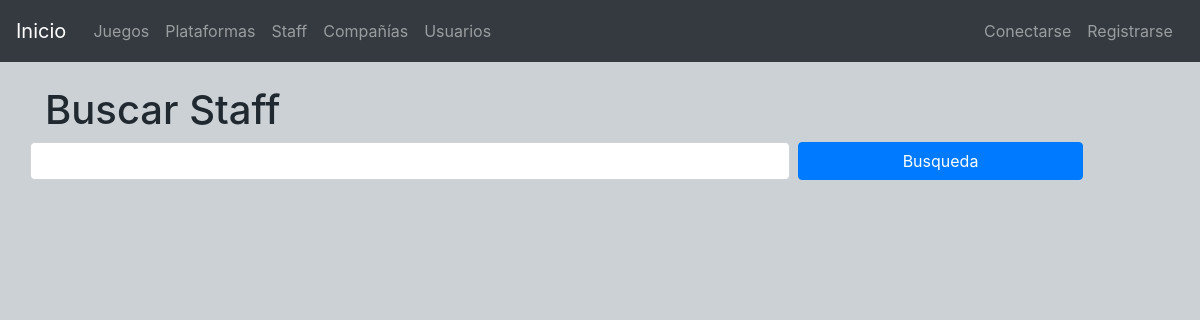
The app's page /pages/listadoStaff.php, older data.
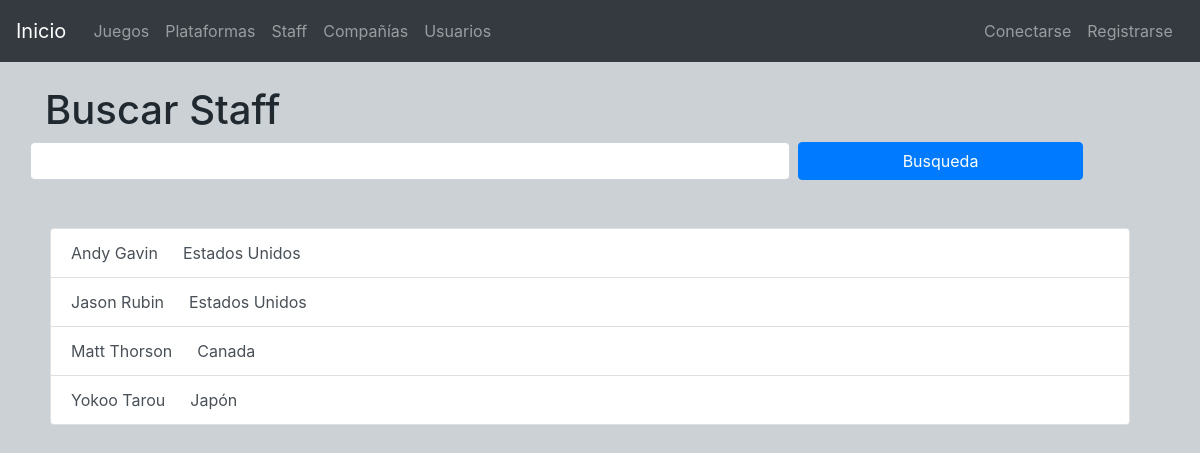
The same page, newer data.
### tables this page shows
CREATE TABLE `personas` (
  `ID` int(6) NOT NULL,
  `NOMBRE` varchar(100) NOT NULL,
  `NACIONALIDAD` varchar(40) DEFAULT NULL,
  `GENERO` varchar(10) DEFAULT NULL,
  `DESCRIPCION` text,
  `ENLACE` varchar(100) DEFAULT NULL,
  `ACTIVO` tinyint(1) NOT NULL
);

### servidor/bbdd.php (called while the page is built, shortened)
<?php
function connectDB()
{
    try
    {
        $opc=array(PDO::MYSQL_ATTR_INIT_COMMAND => "SET NAMES utf8", PDO::ATTR_ERRMODE => PDO::ERRMODE_EXCEPTION);
        $dsn="mysql:host=localhost;dbname=videojuegos";
        $usuario="root";
        $contrasena="";
        $base=new PDO($dsn,$usuario,$contrasena,$opc);
    }
    catch (PDOException $e)
    {
        die ("Error".$e->getMessage());
        $resultado=null;
    }
    return $base;
}
?>

### modelo/listadoStaff.php (called while the page is built, shortened)
<?php
class ListaStaff
{
    private $numTotal;
    public $numResultados = 9;
    public $pages;
    function __construct()
    {
        $this->getNumeroPersonas();
        $this->pages = new Paginator($this->numResultados, "p");
        $this->pages->set_total($this->numTotal);
    }
    public function getListadoPersonas()
    {
        $this->miconexion=connectDB();
        $sql="SELECT id, nombre, nacionalidad from personas where ACTIVO=1 order by nombre ".$this->pages->get_limit();
        $select=$this->miconexion->prepare($sql);
        $select->execute();
        return $select->fetchAll(PDO::FETCH_ASSOC);
    }
    private function getNumeroPersonas()
    {
        $this->miconexion=connectDB();
        $sql = "select count(*) as total from personas";
        $rows=$this->miconexion->prepare($sql);
        $rows->execute();
        $total = $rows->fetch();
        $this->numTotal = $total["total"];
    }
}
?>

### controller/listadoStaff.php (called while the page is built, shortened)
<?php
include("../utilities/utilities.php");
include_once("../servidor/bbdd.php");
include('../utilities/paginator.php');
include("../modelo/listadoStaff.php");
$listado = new ListaStaff();
$filaStaff = $listado->getListadoPersonas();
?>

### utilities/paginator.php (called while the page is built, shortened)
<?php
class Paginator{
	private $_perPage;
	private $_instance;
	private $_page;
	public function __construct($perPage,$instance){
		$this->_instance = $instance;
		$this->_perPage = $perPage;
	}
	public function get_start(){
		return ($this->_page * $this->_perPage) - $this->_perPage;
	}
	private function set_instance(){
		$this->_page = (int) (!isset($_GET[$this->_instance]) ? 1 : $_GET[$this->_instance]);
		$this->_page = ($this->_page == 0 ? 1 : $this->_page);
	}
	public function get_limit(){
        	return "LIMIT ".$this->get_start().",$this->_perPage";
        }
}

### pages/listadoStaff.php (the view, shortened to what this page needs)
<?php
include("../controller/listadoStaff.php");
?>
<div id="busqueda">
    <h1>Buscar Staff</h1>
    <div class="form-group row">
        <input type="text" class="form-control col-lg-8 col-12 offset-0 mr-2" id="txtBusqueda" placeholder="" name="txtBusqueda">
        <input type="button" id="btnBusqueda" class="btn btn-primary col-lg-3 col-12  mobile-margin-top" value="Busqueda" />
    </div>
</div>
<div id="listado" class="col-12 mt-5">
    <?php
        echo '<div class="list-group ">';
        foreach($filaStaff as $fila)
        {
            $idActual=$fila["id"];
            echo '<a href="staff.php?id='.$idActual.'" class="list-group-item list-group-item-action elementoListado">'.$fila["nombre"].' &emsp; '.$fila["nacionalidad"].'</a>';
        }
        echo '</div>';
    ?>
</div>

Row changes from the older to the newer data that the page shows:
added personas: NOMBRE "Andy Gavin", NACIONALIDAD "Estados Unidos"
added personas: NOMBRE "Jason Rubin", NACIONALIDAD "Estados Unidos"
added personas: NOMBRE "Matt Thorson", NACIONALIDAD "Canada"
added personas: NOMBRE "Yokoo Tarou", NACIONALIDAD "Japón"
